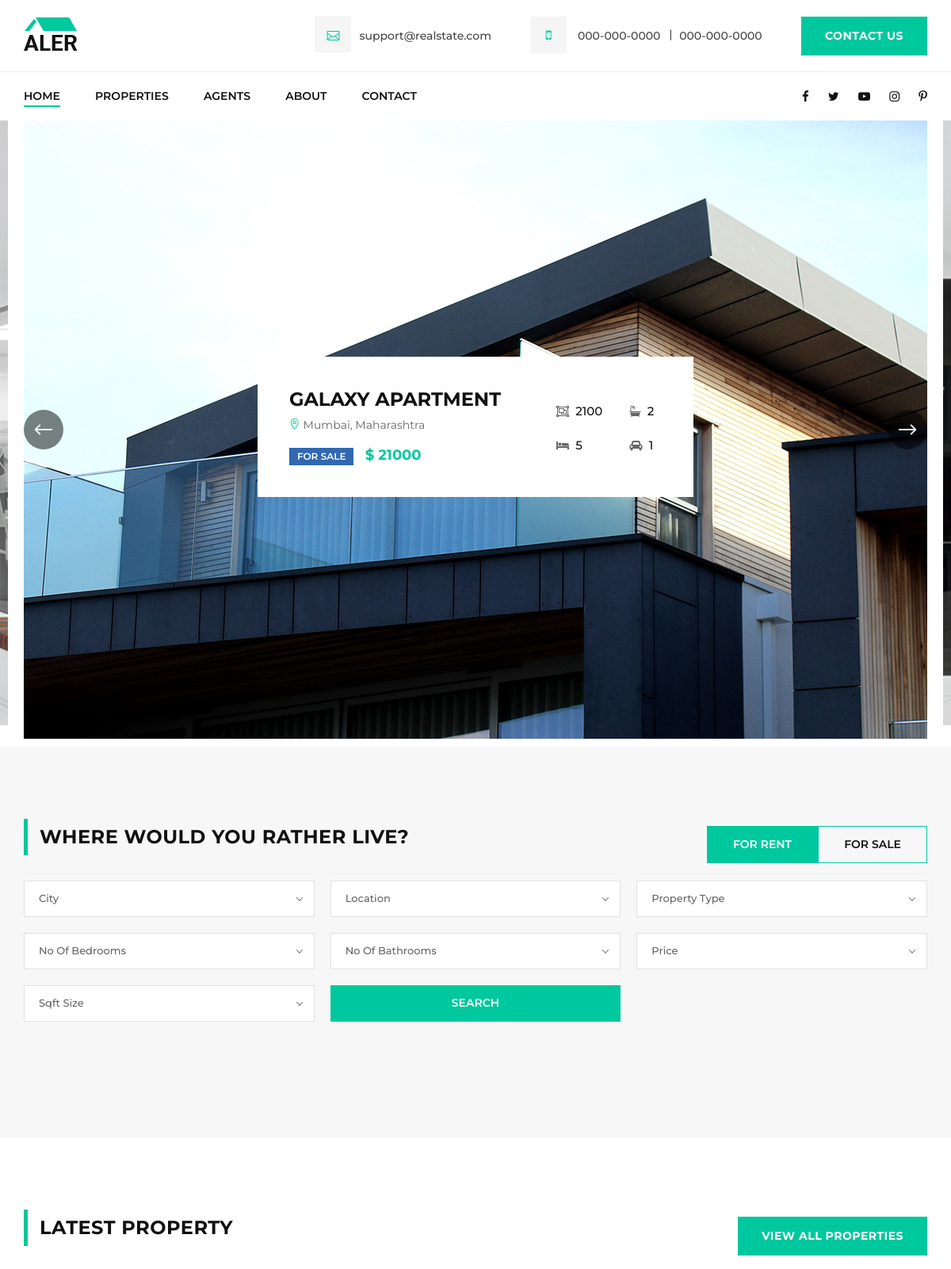
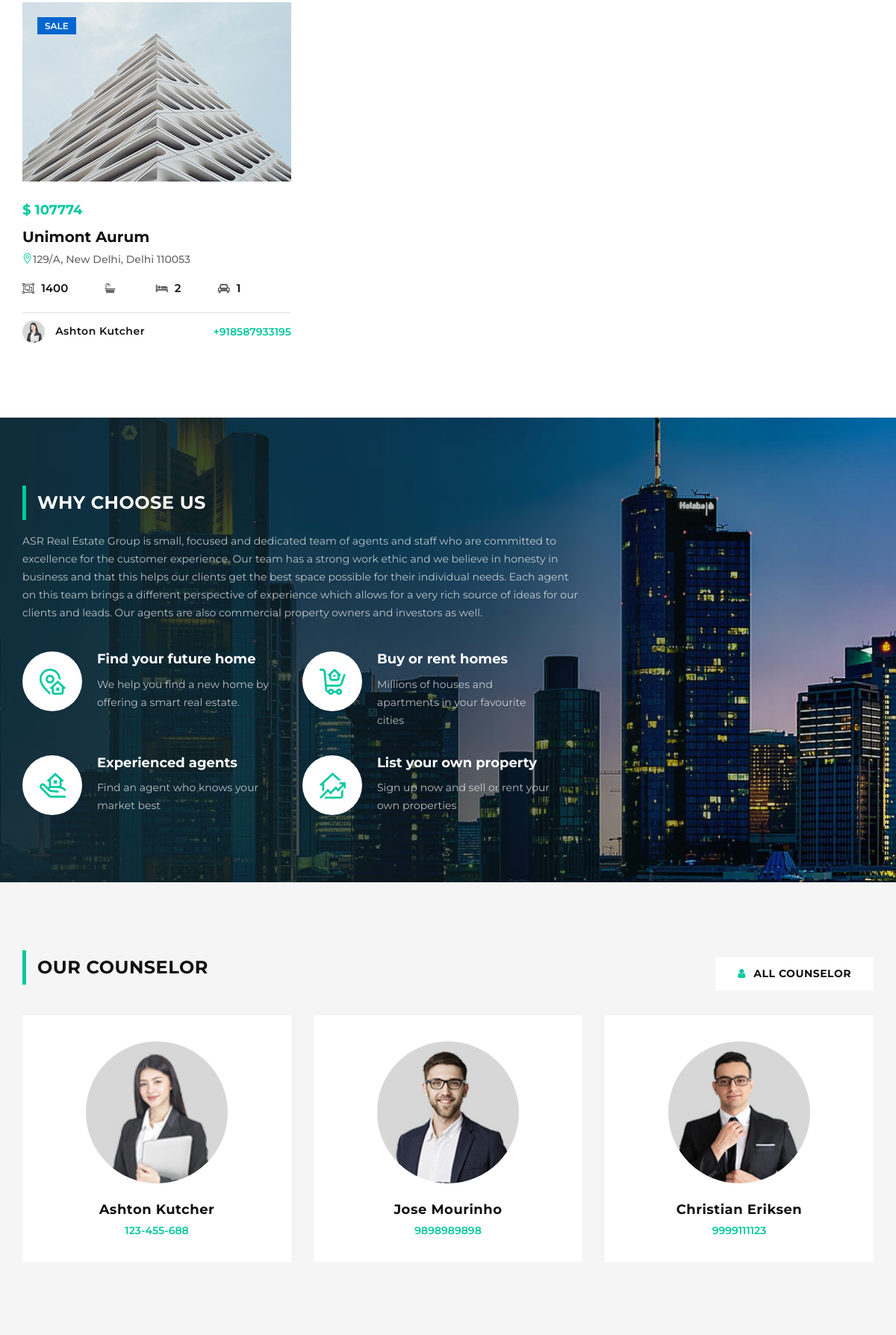
The page / (upper part) on the database its author committed (2 pictures, top to bottom).
### pages/models.py (models this page shows, shortened)
class HomeProperty(models.Model):
    agent = models.ForeignKey(Agent , related_name='best_property_agent', on_delete = models.DO_NOTHING)
    title = models.CharField(max_length=100)
    price = models.IntegerField(blank=True)
    address = models.CharField(max_length=200, blank=True)
    city = models.CharField(max_length=100, blank=True)
    state = models.CharField(max_length=100, blank=True)
    zipcode = models.IntegerField( blank=True)
    bedroom = models.IntegerField( blank=True)
    bathroom = models.IntegerField( blank=True)
    garage = models.IntegerField( blank=True)
    amenities = MultiSelectField(choices = AMENITIES, max_length = 30 , blank=True)
    mobile_number = models.CharField(max_length = 15, blank=True)
    year_built = models.CharField(max_length = 4, blank=True)
    build_area = models.IntegerField( blank=True)
    sqft = models.IntegerField( blank=True)
    is_published = models.BooleanField(default=False, blank=True)
    desciption = models.TextField(blank = True)
    property_type = models.CharField(choices = PROPERTY_CHOICE, max_length=20, blank=True)
    contract_type = models.CharField(choices = CONTRACT_TYPE, max_length=20, blank=True)
    added_date = models.DateTimeField(blank=True)
    main_image = models.ImageField(upload_to = 'listings/property image')
    image1 = models.ImageField(upload_to = 'listings/property image', blank=True)
    image2 = models.ImageField(upload_to = 'listings/property image', blank=True)
    image3 = models.ImageField(upload_to = 'listings/property image', blank=True)
    image4 = models.ImageField(upload_to = 'listings/property image', blank=True)
    image5 = models.ImageField(upload_to = 'listings/property image', blank=True)
    image6 = models.ImageField(upload_to = 'listings/property image', blank=True)

### listings/models.py (models this page shows, shortened)
class Property(models.Model):
    agent = models.ForeignKey(Agent, related_name = 'agent' , on_delete = models.DO_NOTHING)
    title = models.CharField(max_length=100)
    price = models.IntegerField()
    address = models.CharField(max_length=200)
    city = models.CharField(max_length=100)
    state = models.CharField(max_length=100)
    zipcode = models.IntegerField()
    bedroom = models.IntegerField()
    bathroom = models.IntegerField()
    garage = models.IntegerField()
    amenities = MultiSelectField(choices = AMENITIES, max_length = 30 )
    mobile_number = models.CharField(max_length = 15)
    year_built = models.CharField(max_length = 4)
    build_area = models.IntegerField()
    sqft = models.IntegerField()
    is_published = models.BooleanField(default=False)
    desciption = models.TextField(blank = True)
    property_type = models.CharField(choices = PROPERTY_CHOICE, max_length=20)
    contract_type = models.CharField(choices = CONTRACT_TYPE, max_length=20)
    added_date = models.DateField()
    main_image = models.ImageField(upload_to = 'listings/property image')
    image1 = models.ImageField(upload_to = 'listings/property image', blank=True)
    image2 = models.ImageField(upload_to = 'listings/property image', blank=True)
    image3 = models.ImageField(upload_to = 'listings/property image', blank=True)
    image4 = models.ImageField(upload_to = 'listings/property image', blank=True)
    image5 = models.ImageField(upload_to = 'listings/property image', blank=True)
    image6 = models.ImageField(upload_to = 'listings/property image', blank=True)
    floor_image = models.ImageField(upload_to = 'listings/property image', blank=True)

### agents/models.py (models this page shows)
class Agent(models.Model):
    name = models.CharField(max_length = 100)
    email = models.EmailField(max_length = 100)
    mobile_number = models.CharField(max_length = 15)
    profile_pic = models.ImageField(upload_to = 'agents/profile pic')
    def __str__(self):
        return self.name

### pages/views.py (the view)
# urls.py: path('', views.index, name = 'index'),
def index(request):
    agents = Agent.objects.all()
    home_property = HomeProperty.objects.all().order_by('-added_date')
    latest_property = Property.objects.all().order_by('-added_date')
    context = {
    'latest_property':latest_property,
    'home_property':home_property,
    'agents':agents,
    'state_choice':state_choice,
    'bedroom_choices':bedroom_choices,
    'bathroom_choices':bathroom_choices,
    'price_choices':price_choices,
    'property_type':property_type,
    'sqft_choice':sqft_choice
    }
    return render(request,'pages/index.html',context)

### templates/pages/index.html (shortened to what this page needs)
{% extends 'base.html' %}
{% load static %}
{% block body %}
<section class="hero-section">
    <div class="container">
        <div class="hs-slider owl-carousel">
          {% for property in home_property %}
            <div class="hs-item set-bg" data-setbg="{{property.main_image.url}}">
                <div class="row">
                    <div class="col-lg-12">
                        <div class="hc-inner-text">
                            <div class="hc-text">
                                <h4>{{property.title}}</h4>
                                <p><span class="icon_pin_alt"></span> {{property.city}}, {{property.state}}</p>
                                <div class="label">For {{property.contract_type}}</div>
                                <h5>$ {{property.price}}</h5>
                            </div>
                            <div class="hc-widget">
                                <ul>
                                    <li><i class="fa fa-object-group"></i> {{property.sqft}}</li>
                                    <li><i class="fa fa-bathtub"></i> {{property.bathroom}}</li>
                                    <li><i class="fa fa-bed"></i> {{property.bedroom}}</li>
                                    <li><i class="fa fa-automobile"></i> {{property.garage}}</li>
                                </ul>
                            </div>
                        </div>
                    </div>
                </div>
            </div>
          {% endfor %}
        </div>
    </div>
</section>
<div class="search-section spad">
    <div class="container">
        <div class="row">
            <div class="col-lg-7">
                <div class="section-title">
                    <h4>Where would you rather live?</h4>
                </div>
            </div>
            <div class="col-lg-5">
                <div class="change-btn">
                    <div class="cb-item">
                        <label for="cb-rent" class="active">
                            For Rent
                        </label>
                    </div>
                    <div class="cb-item">
                        <label for="cb-sale">
                            For Sale
                        </label>
                    </div>
                </div>
            </div>
        </div>
        <div class="search-form-content">
          <form action="{% url 'search' %}" class="filter-form">
                <input type="submit" class="search-btn sm-width" value="Search"</input>
          </form>
        </div>
    </div>
</div>
<section class="property-section latest-property-section spad">
    <div class="container">
        <div class="row">
            <div class="col-lg-5">
                <div class="section-title">
                    <h4>Latest PROPERTY</h4>
                </div>
            </div>
            <div class="col-lg-7">
                <div class="property-controls">
                    <ul>
                        <a style="font-size: 14px;
                        color: #ffffff;
                        font-weight: 700;
                        letter-spacing: 0.5px;
                        background: #00C89E;
                        padding: 14px 30px;
                        text-transform: uppercase;
                        display: inline-block;" href="{% url 'all_property' %}">View All Properties</a>
                    </ul>
                </div>
            </div>
        </div>
        <div class="row property-filter">
          {% for latest in latest_property %}
            {% if forloop.counter <= 6 %}
            <div class="col-lg-4 col-md-6 mix all house">
                <div class="property-item">
                    <div class="pi-pic set-bg" data-setbg="{{latest.main_image.url}}">
                        <div class="label">{{latest.contract_type}}</div>
                    </div>
                    <div class="pi-text">
                        <div class="pt-price">$ {{latest.price}}</div>
                        <h5><a href="{% url 'single_property' latest.id %}">{{latest.title}}</a></h5>
                        <p><span class="icon_pin_alt"></span>{{latest.address}}, {{latest.city}}, {{latest.state}} {{latest.zipcode}}</p>
                        <ul>
                            <li><i class="fa fa-object-group"></i> {{latest.sqft}}</li>
                            <li><i class="fa fa-bathtub"></i> {{latest.bathtub}}</li>
                            <li><i class="fa fa-bed"></i> {{latest.bedroom}}</li>
                            <li><i class="fa fa-automobile"></i> {{latest.garage}}</li>
                        </ul>
                        <div class="pi-agent">
                            <div class="pa-item">
                                <div class="pa-info">
                                    <img src="{{latest.agent.profile_pic.url}}" alt="">
                                    <h6>{{latest.agent}}</h6>
                                </div>
                                <div class="pa-text">
                                    {{latest.mobile_number}}
                                </div>
                            </div>
                        </div>
                    </div>
                </div>
            </div>
            {% endif %}
          {% endfor %}
        </div>
    </div>
</section>
<section class="chooseus-section spad set-bg" data-setbg="{% static 'img/chooseus/chooseus-bg.jpg' %}">
    <div class="container">
        <div class="row">
            <div class="col-lg-8">
                <div class="chooseus-text">
                    <div class="section-title">
                        <h4>Why choose us</h4>
                    </div>
                    <p>ASR Real Estate Group is small, focused and dedicated team of agents and staff who are committed to excellence for the customer experience. Our team has a strong work ethic and we believe in honesty in business and that this helps our clients get the best space possible for their individual needs. Each agent on this team brings a different perspective of experience which allows for a very rich source of ideas for our clients and leads. Our agents are also commercial property owners and investors as well.</p>
                </div>
                <div class="chooseus-features">
                    <div class="cf-item">
                        <div class="cf-pic">
                            <img src="{% static 'img/chooseus/chooseus-icon-1.png' %}" alt="">
                        </div>
                        <div class="cf-text">
                            <h5>Find your future home</h5>
                            <p>We help you find a new home by offering a smart real estate.</p>
                        </div>
                    </div>
                    <div class="cf-item">
                        <div class="cf-pic">
                            <img src="{% static 'img/chooseus/chooseus-icon-2.png' %}" alt="">
                        </div>
                        <div class="cf-text">
                            <h5>Buy or rent homes</h5>
                            <p>Millions of houses and apartments in your favourite cities</p>
                        </div>
                    </div>
                    <div class="cf-item">
                        <div class="cf-pic">
                            <img src="{% static 'img/chooseus/chooseus-icon-3.png' %}" alt="">
                        </div>
                        <div class="cf-text">
                            <h5>Experienced agents</h5>
                            <p>Find an agent who knows your market best</p>
                        </div>
                    </div>
                    <div class="cf-item">
                        <div class="cf-pic">
                            <img src="{% static 'img/chooseus/chooseus-icon-4.png' %}" alt="">
                        </div>
                        <div class="cf-text">
                            <h5>List your own property</h5>
                            <p>Sign up now and sell or rent your own properties</p>
                        </div>
                    </div>
                </div>
            </div>
        </div>
    </div>
</section>
<section class="team-section spad">
    <div class="container">
        <div class="row">
            <div class="col-lg-8 col-md-8">
                <div class="section-title">
                    <h4>Our Counselor</h4>
                </div>
            </div>
            <div class="col-lg-4 col-md-4">
                <div class="team-btn">
                    <a href="{% url 'agents' %}"><i class="fa fa-user"></i> ALL counselor</a>
                </div>
            </div>
        </div>
        <div class="row">
          {% for agent in agents %}
            <div class="col-md-4">
                <div class="ts-item">
                    <div class="ts-text">
                        <img src="{{agent.profile_pic.url}}" alt="">
                        <h5>{{agent.name}}</h5>
                        <span>{{agent.mobile_number}}</span>
                    </div>
                </div>
            </div>
          {% endfor %}
        </div>
    </div>
</section>
{% endblock %}

### rows shown on the page
HomeProperty: shows a picture, title "GALAXY APARTMENT", city "Mumbai", state "Maharashtra", contract_type "SALE", price "21000", sqft "2100", bathroom "2", bedroom "5", garage "1"
HomeProperty: shows a picture
Property: contract_type "SALE", price "107774", title "Unimont Aurum", address "129/A", city "New Delhi", state "Delhi", zipcode "110053", sqft "1400", bedroom "2", garage "1", agent.profile_pic (picture), agent "Ashton Kutcher", mobile_number "+918587933195"
Agent: profile_pic (picture), name "Ashton Kutcher", mobile_number "123-455-688"
Agent: profile_pic (picture), name "Jose Mourinho", mobile_number "9898989898"
Agent: profile_pic (picture), name "Christian Eriksen", mobile_number "9999111123"
